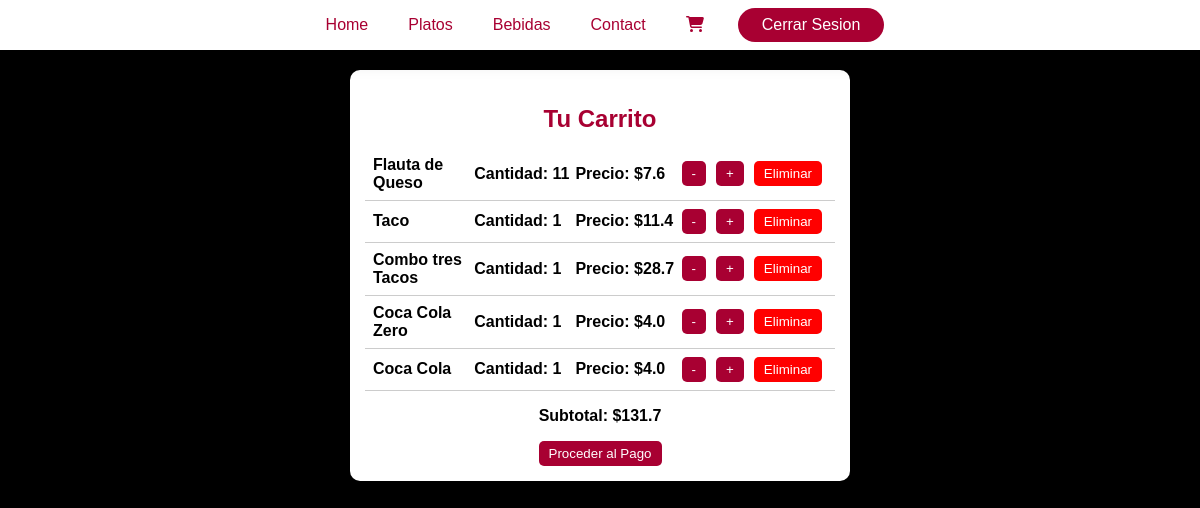
Before: /carrito/ (signed in) with the older database file.
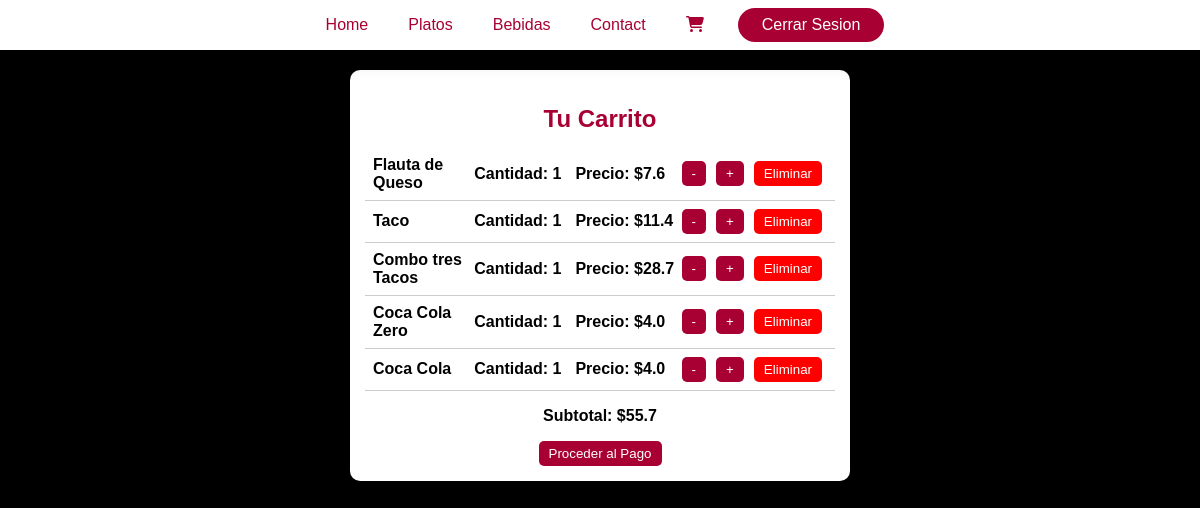
After: the same page with the newer database file.
### carrito/models.py (models this page shows)
class CarritoPlato(models.Model):
    carrito = models.ForeignKey(Carrito, on_delete=models.CASCADE)
    plato = models.ForeignKey(Plato, on_delete=models.CASCADE)
    cantidad = models.PositiveIntegerField(default=1)

class CarritoBebida(models.Model):
    carrito = models.ForeignKey(Carrito, on_delete=models.CASCADE)
    bebida = models.ForeignKey(Bebida, on_delete=models.CASCADE)
    cantidad = models.PositiveIntegerField(default=1)

### menu/models.py (models this page shows, shortened)
class Plato(models.Model):
    idPlato = models.CharField(max_length=30, primary_key= True)
    nombre = models.CharField(max_length=100)
    descripcion = models.TextField()
    precio = models.FloatField()
    categoria = models.CharField(max_length=20, choices=[('Combo', 'Combo'), ('Plato Fuerte', 'Plato Fuerte')])
    imagen = models.ImageField(upload_to='plato/', blank=True, null=True)

class Bebida(models.Model):
    idBebida = models.CharField(max_length=30, primary_key= True)
    nombre = models.CharField(max_length=100)
    descripcion = models.TextField()
    precio = models.FloatField()
    categoria = models.CharField(max_length=20, choices=[('Gaseosa', 'Gaseosa'), ('Agua', 'Agua')])
    cantidad = models.CharField(max_length=10, choices=[('237 ml', '237 ml'), ('280 ml', '280 ml')])
    imagen = models.ImageField(upload_to='bebida/', blank=True, null=True)

### carrito/views.py (the view)
# urls.py: path('', views.ver_carrito, name='ver_carrito'),
@login_required
def ver_carrito(request):
    carrito, _ = Carrito.objects.get_or_create(usuario=request.user)
    platos = CarritoPlato.objects.filter(carrito=carrito)
    bebidas = CarritoBebida.objects.filter(carrito=carrito)
    subtotal = calcular_y_guardar_subtotal(request, carrito)
    context = {
        'carrito': carrito,
        'platos': platos,
        'bebidas': bebidas,
        'subtotal': subtotal,  # Pasar subtotal al template
    }
    return render(request, 'carrito.html', context)

### carrito/views.py (called while the page is built)
def calcular_y_guardar_subtotal(request, carrito):
    platos = CarritoPlato.objects.filter(carrito=carrito)
    bebidas = CarritoBebida.objects.filter(carrito=carrito)
    subtotal = sum(item.plato.precio * item.cantidad for item in platos) + \
               sum(item.bebida.precio * item.cantidad for item in bebidas)
    request.session['monto'] = subtotal
    return subtotal

### usuario/context_processors.py (called while the page is built)
def base_template(request):
    if request.user.is_authenticated:
        return {'base_template': 'base_loged.html'}
    return {'base_template': 'base.html'}

### carrito/templates/carrito.html (shortened to what this page needs)
{% extends 'base_loged.html' %}
{% load static %}
{% block content %}
<link rel="stylesheet" href="{% static 'carrito/styles_carrito.css' %}">
<div class="carrito-container">
    <h2>Tu Carrito</h2>
    <div id="carrito-items">
        {% if platos or bebidas %}
            {% for item in platos %}
            <div class="carrito-item" data-id="{{ item.id }}" data-tipo="plato">
                <p>{{ item.plato.nombre }}</p>
                <p>Cantidad: <span class="cantidad">{{ item.cantidad }}</span></p>
                <p>Precio: ${{ item.plato.precio }}</p>
                <button class="btn-restar">-</button>
                <button class="btn-sumar">+</button>
                <button class="btn-eliminar">Eliminar</button>
            </div>
            {% endfor %}
            {% for item in bebidas %}
            <div class="carrito-item" data-id="{{ item.id }}" data-tipo="bebida">
                <p>{{ item.bebida.nombre }}</p>
                <p>Cantidad: <span class="cantidad">{{ item.cantidad }}</span></p>
                <p>Precio: ${{ item.bebida.precio }}</p>
                <button class="btn-restar">-</button>
                <button class="btn-sumar">+</button>
                <button class="btn-eliminar">Eliminar</button>
            </div>
            {% endfor %}
        {% else %}
            <p style="text-align: center; font-size: 18px; color: gray; margin-top: 20px;">
                Tu carrito está vacío. ¡Agrega algunos productos!
            </p>
        {% endif %}
    </div>
    <div class="subtotal-container">
        <p style="color: black; background-color: white; font-weight: bold;">Subtotal: <span id="subtotal" style="color: black; background-color: white; font-weight: bold;">${{ subtotal|default:"0.00" }}</span></p>
        <form action="{% url 'pago' %}" method="GET">
            <button id="boton-pago" {% if not platos and not bebidas %}disabled{% endif %}>Proceder al Pago</button>
        </form>
    </div>
</div>
{% endblock %}

### taco_factory/templates/base_loged.html (shortened to what this page needs)
{% load static %}
<!DOCTYPE html>
<html lang="en">
<head>
    <link rel="stylesheet" href="{% static 'base/styles.css' %}">
</head>
<body>
    <nav class="nav">
        <div class="nav__ul-container">
            <ul class="nav__ul">
                <li class="nav__item"><a href="{% url 'home' %}" class="nav__link">Home</a></li>
                <li class="nav__item"><a href="{% url 'platos' %}" class="nav__link">Platos</a></li>
                <li class="nav__item"><a href="{% url 'bebidas' %}" class="nav__link">Bebidas</a></li>
                <li class="nav__item"><a href="#" class="nav__link">Contact</a></li>
                <li class="nav__item"><a href="{% url 'ver_carrito' %}" class="nav__link cart-button"><i class="fas fa-shopping-cart"></i></a></li>
                <li class="nav__item"><a href="{% url 'logout' %}" class="nav__link link--login">Cerrar Sesion</a></li>
            </ul>
        </div>
    </nav>
    {% block content %}
    {% endblock %}
</body>
</html>

### taco_factory/static/base/styles.css (style rules this page uses)
body { margin: 0; font-family: sans-serif; box-sizing: border-box; background-color: #000; color: #fff; }
div, header, nav, ul, li, a, p, h1, h2, img { box-sizing: border-box; }
.nav { background-color: #fff; display: flex; flex-wrap: wrap; justify-content: center; padding: 6px 20px; position: sticky; top: 0; box-shadow: 0 0 25px #0009; }
.nav__ul { margin: 0; display: flex; flex-wrap: wrap; justify-content: center; padding: 0; }
.nav__item { list-style: none; margin: 0 8px; }
.nav__ul-container { flex-grow: 4; text-align: center; }
.cart-button { color: #a80032; }
.nav__link { color: #a80032; text-decoration: none; display: inline-block; padding: 8px 10px; border-radius: 0; transition: background-color 0.24s, border-radius 0.2s, outline 0.2s, outline-offset 0.2s; margin: 2px; outline: 0; outline-offset: 0px; }
.link--login { background-color: #a80032; color: #fff; border-radius: 20px; padding: 8px 24px; margin-left: 6px; }

### carrito/static/carrito/styles_carrito.css (style rules this page uses)
.carrito-container { max-width: 500px; margin: 20px auto; padding: 15px; background: #fff; border-radius: 10px; box-shadow: 0px 2px 8px rgba(0, 0, 0, 0.1); text-align: center; }
h2 { color: #a80032; margin-bottom: 15px; }
.carrito-item { display: flex; align-items: center; justify-content: space-between; padding: 8px; border-bottom: 1px solid #ccc; }
.carrito-item p { margin: 0; font-size: 16px; flex: 1; text-align: left; color: black; font-weight: bold; }
button { background: #a80032; color: white; border: none; padding: 5px 10px; margin: 0 5px; cursor: pointer; border-radius: 5px; transition: background 0.2s; }
.btn-eliminar { background: #ff0000; }

### carrito/templates/carrito.html (style rules this page uses)
.carrito-item p { color: black !important; }

Changed rows visible on the page:
changed CarritoPlato "Flauta de Queso": cantidad "11" → "1"
Other visible differences:
{{ subtotal|default:"0.00" }}: "131.7" → "55.7"
